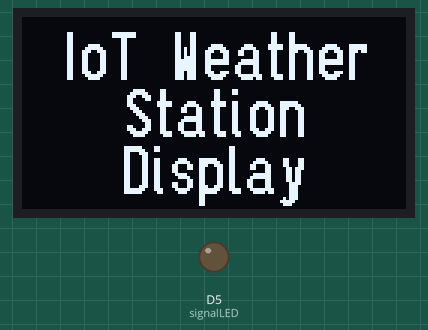
Recording of a sketch running on a simulated ESP8266 (Wemos D1 mini). Parts: 128×64 one-colour display, output pins drawn as LEDs (lit = HIGH). WiFi joins after 1.5 s; servers stay silent unless stated; uploads are accepted with an empty reply; what the sketch prints to the serial monitor is not drawn.

Above: at 0.1 s.
At 5.1 s:
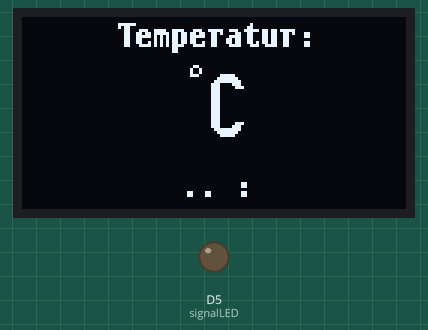
At 10.7 s:
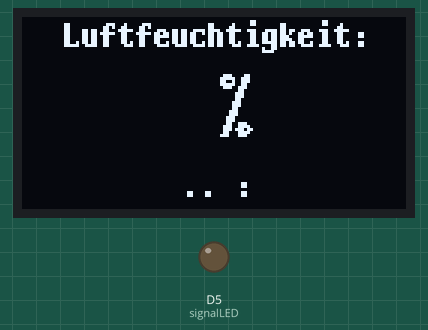
At 33.2 s:
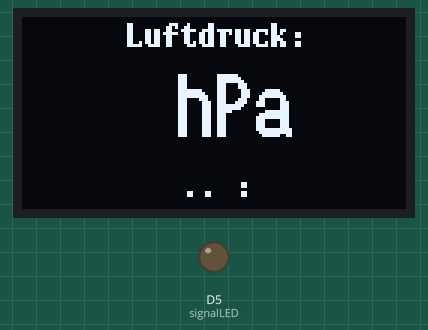

The sketch:

Display.ino
```cpp
// WiFi
#include <ESP8266WiFi.h>
#include <ESP8266WiFiMulti.h>
#include <ESP8266HTTPClient.h>
ESP8266WiFiMulti wifiMulti;

// API Server
String apiServer = "localhost";

// MySQL
String mysqlHost = "host:port";
String mysqlUsername = "username";
String mysqlPassword = "password";
String mysqlDatabase = "database";
String mysqlTable = "table";

// Display
#include <U8g2lib.h>
U8G2_SH1106_128X64_NONAME_F_HW_I2C u8g2(U8G2_R0, U8X8_PIN_NONE);

// LED
#define signalLED 14

// Data
boolean printingTemperature = false;
boolean printingHumidity = false;
boolean printingPressure = false;

void setup() {
  Serial.begin(115200);

  pinMode(signalLED, OUTPUT);

  startDisplay();

  splashScreen();

  delay(3000);

  u8g2.clearBuffer();

  printingTemperature = true;
  printingHumidity = false;
  printingPressure = false;
}

void loop() {
  if(wifiMulti.run() != WL_CONNECTED) {
    connectWiFi();
  }

  if(printingTemperature == true) {
    u8g2.clearBuffer();

    const char *ln1 = "Temperatur:";
    String val = formatData(getLatestTemperature()) + " °C";
    String date = formatDate();

    u8g2.setFont(u8g2_font_t0_11b_tf);
    u8g2_uint_t ln1Width = u8g2.getStrWidth(ln1);
    u8g2.drawUTF8((128 - ln1Width) / 2, 10, ln1);

    u8g2.setFont(u8g2_font_logisoso20_tf);
    u8g2_uint_t valWidth = u8g2.getStrWidth(val.c_str());
    u8g2.drawUTF8((128 - valWidth) / 2, 40, val.c_str());

    u8g2.setFont(u8g2_font_t0_11b_tf);
    u8g2_uint_t dtWidth = u8g2.getStrWidth(date.c_str());
    u8g2.drawUTF8((128 - dtWidth) / 2, 60, date.c_str());

    u8g2.sendBuffer();

    Serial.println(getLatestTemperature());
    printingTemperature = false;
    printingHumidity = true;
    printingPressure = false;
  } else if(printingHumidity == true) {
    u8g2.clearBuffer();

    const char *ln1 = "Luftfeuchtigkeit:";
    String val = formatData(getLatestHumidity()) + " %";
    String date = formatDate();

    u8g2.setFont(u8g2_font_t0_11b_tf);
    u8g2_uint_t ln1Width = u8g2.getStrWidth(ln1);
    u8g2.drawUTF8((128 - ln1Width) / 2, 10, ln1);

    u8g2.setFont(u8g2_font_logisoso20_tf);
    u8g2_uint_t valWidth = u8g2.getStrWidth(val.c_str());
    u8g2.drawUTF8((128 - valWidth) / 2, 40, val.c_str());

    u8g2.setFont(u8g2_font_t0_11b_tf);
    u8g2_uint_t dtWidth = u8g2.getStrWidth(date.c_str());
    u8g2.drawUTF8((128 - dtWidth) / 2, 60, date.c_str());

    u8g2.sendBuffer();

    Serial.println(getLatestHumidity());
    printingTemperature = false;
    printingHumidity = false;
    printingPressure = true;
  } else if(printingPressure == true) {
    u8g2.clearBuffer();

    const char *ln1 = "Luftdruck:";
    String val = formatData(getLatestPressure()) + " hPa";
    String date = formatDate();

    u8g2.setFont(u8g2_font_t0_11b_tf);
    u8g2_uint_t ln1Width = u8g2.getStrWidth(ln1);
    u8g2.drawUTF8((128 - ln1Width) / 2, 10, ln1);
    u8g2.setFont(u8g2_font_logisoso20_tf);
    u8g2_uint_t valWidth = u8g2.getStrWidth(val.c_str());
    u8g2.drawUTF8((128 - valWidth) / 2, 40, val.c_str());

    u8g2.setFont(u8g2_font_t0_11b_tf);
    u8g2_uint_t dtWidth = u8g2.getStrWidth(date.c_str());
    u8g2.drawUTF8((128 - dtWidth) / 2, 60, date.c_str());
    u8g2.sendBuffer();

    Serial.println(getLatestPressure());
    printingTemperature = true;
    printingHumidity = false;
    printingPressure = false;
  }

  delay(1);
  u8g2.clearBuffer();

  delay(5000);
}

void sendSignal(int signaltype) {
  if(signaltype == 1) {
    // Connecting to WiFi
    digitalWrite(signalLED, HIGH);
    delay(100);
    digitalWrite(signalLED, LOW);
    delay(100);
  } else if(signaltype == 2) {
    // No WiFi
    digitalWrite(signalLED, HIGH);
    delay(500);
    digitalWrite(signalLED, LOW);
    delay(500);
  } else if(signaltype == 3) {
    // Data received
    digitalWrite(signalLED, HIGH);
    delay(100);
    digitalWrite(signalLED, LOW);
  } else if(signaltype == 4) {
    // Unknown request
    digitalWrite(signalLED, HIGH);
    delay(1000);
    digitalWrite(signalLED, LOW);
  }
}

void connectWiFi() {
  wifiMulti.addAP("SSID1", "PASSWORD1");           // ADD ACCESSPOINT
  wifiMulti.addAP("SSID2", "PASSWORD2");           // ADD ACCESSPOINT
  wifiMulti.addAP("SSID3", "PASSWORD3");           // ADD ACCESSPOINT

  for(int i = 0; i < 3; i++){Serial.println();}
  Serial.println("##################################################");
  Serial.println("[WIFI] Connecting");

  while(wifiMulti.run() != WL_CONNECTED) {
    sendSignal(1);
    Serial.print('.');
  }

  Serial.println();
  Serial.print("[WIFI] Connected to: ");
  Serial.println(WiFi.SSID());
  Serial.print("[WIFI] IP Address: ");
  Serial.println(WiFi.localIP());
  Serial.println("##################################################");
  for(int i = 0; i < 3; i++){Serial.println();}
}

void startDisplay() {
  u8g2.begin();
  u8g2.clearBuffer();
}

String getLatestTemperature() {
  String request = apiServer + "/weatherstation-get-data.php";
  request += "?host=" + mysqlHost;
  request += "&username=" + mysqlUsername;
  request += "&password=" + mysqlPassword;
  request += "&database=" + mysqlDatabase;
  request += "&tablename=" + mysqlTable;
  request += "&request=latest-temp";

  HTTPClient http;
  http.begin(request);

  int httpCode = http.GET();
  String html = "00.00";

  if(httpCode > 0) {
    if(httpCode == HTTP_CODE_OK) {
      html = http.getString();
    } else {
      Serial.println(httpCode);
    }
  } else {
    Serial.println("Failed, " + httpCode);
  }

  http.end();

  return html;
}

String getLatestHumidity() {
  String request = apiServer + "/weatherstation-get-data.php";
  request += "?host=" + mysqlHost;
  request += "&username=" + mysqlUsername;
  request += "&password=" + mysqlPassword;
  request += "&database=" + mysqlDatabase;
  request += "&tablename=" + mysqlTable;
  request += "&request=latest-humi";

  HTTPClient http;
  http.begin(request);

  int httpCode = http.GET();
  String html = "00.00";

  if(httpCode > 0) {
    if(httpCode == HTTP_CODE_OK) {
      html = http.getString();
    } else {
      Serial.println(httpCode);
    }
  } else {
    Serial.println("Failed, " + httpCode);
  }

  http.end();

  return html;
}

String getLatestPressure() {
  String request = apiServer + "/weatherstation-get-data.php";
  request += "?host=" + mysqlHost;
  request += "&username=" + mysqlUsername;
  request += "&password=" + mysqlPassword;
  request += "&database=" + mysqlDatabase;
  request += "&tablename=" + mysqlTable;
  request += "&request=latest-pres";

  HTTPClient http;
  http.begin(request);

  int httpCode = http.GET();
  String html = "00.00";

  if(httpCode > 0) {
    if(httpCode == HTTP_CODE_OK) {
      html = http.getString();
    } else {
      Serial.println(httpCode);
    }
  } else {
    Serial.println("Failed, " + httpCode);
  }

  http.end();

  return html;
}

String getLatestUploadDate() {
  String request = apiServer + "/weatherstation-get-data.php";
  request += "?host=" + mysqlHost;
  request += "&username=" + mysqlUsername;
  request += "&password=" + mysqlPassword;
  request += "&database=" + mysqlDatabase;
  request += "&tablename=" + mysqlTable;
  request += "&request=latest-date";

  HTTPClient http;
  http.begin(request);

  int httpCode = http.GET();
  String html = "0000-00-00T00:00:00";

  if(httpCode > 0) {
    if(httpCode == HTTP_CODE_OK) {
      html = http.getString();
    } else {
      Serial.println(httpCode);
    }
  } else {
    Serial.println("Failed, " + httpCode);
  }

  http.end();

  return html;
}

String formatData(String value) {
  return value.substring(0, value.length() - 1);
}

String formatDate() {
  String latestUpload = getLatestUploadDate();
  String year = latestUpload.substring(0, 4);
  String month = latestUpload.substring(5, 7);
  String day = latestUpload.substring(8, 10);

  String hour = latestUpload.substring(11, 13);
  String minute = latestUpload.substring(14, 16);

  String date = day + "." + month + "." + year + " " + hour + ":" + minute;
  return date;
}

void splashScreen() {
  for(int i = 0; i < 3; i++){Serial.println();}
  Serial.println("###################################################");
  Serial.println("###                                             ###");
  Serial.println("###   Project: IoT Weather Station Display      ###");
  Serial.println("###   Version: v1.2                             ###");
  Serial.println("###   Board: WeMos D1 MINI                      ###");
  Serial.println("###   Author: Jens Ostertag                     ###");
  Serial.println("###   GitHub: https://github.com/JensOstertag   ###");
  Serial.println("###                                             ###");
  Serial.println("###################################################");
  for(int i = 0; i < 3; i++){Serial.println();}

  u8g2_uint_t width;

  u8g2.setFont(u8g2_font_logisoso16_tf);
  const char *ln1 = "IoT Weather";
  width = u8g2.getStrWidth(ln1);
  u8g2.drawUTF8((128 - width) / 2, 21, ln1);

  u8g2.setFont(u8g2_font_logisoso16_tf);
  const char *ln2 = "Station";
  width = u8g2.getStrWidth(ln2);
  u8g2.drawUTF8((128 - width) / 2, 40, ln2);

  u8g2.setFont(u8g2_font_logisoso16_tf);
  const char *ln3 = "Display";
  width = u8g2.getStrWidth(ln3);
  u8g2.drawUTF8((128 - width) / 2, 59, ln3);

  u8g2.sendBuffer();
}
```

Measured:
- what the display in image 1 shows lasts 5.6 s, from 5.0 s to 10.6 s
